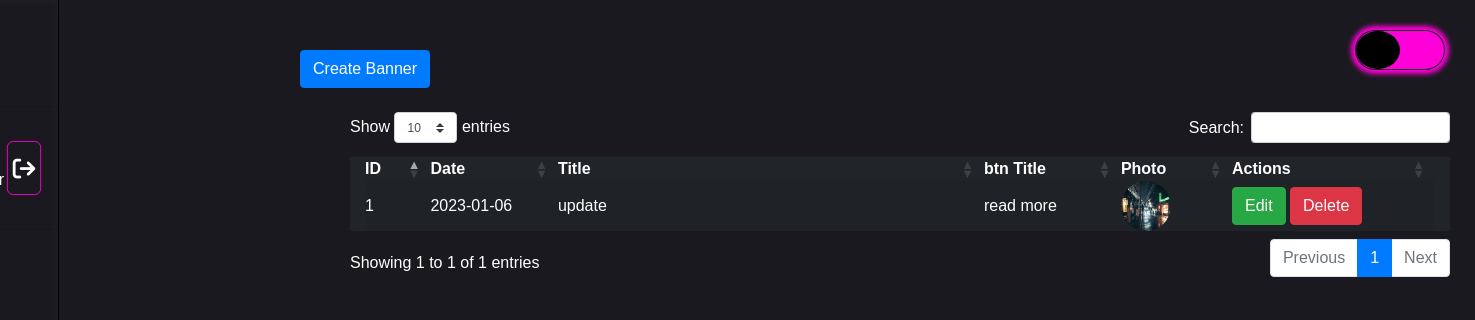
Screenshot of /table_banner.php (signed in) with the database file from the repository.
### tables this page shows
CREATE TABLE IF NOT EXISTS `tb_banner` (
  `id` int(11) NOT NULL AUTO_INCREMENT,
  `date` text NOT NULL,
  `title` text NOT NULL,
  `btnTiitle` varchar(50) NOT NULL,
  `photo` text NOT NULL,
  PRIMARY KEY (`id`)
);

### html/table_banner.php (the view, shortened to what this page needs)
<?php include("../crud/table_banner.php");  ?>
<!DOCTYPE html>
<html lang="en">
<head>
    <link rel="stylesheet" href="https://cdnjs.cloudflare.com/ajax/libs/twitter-bootstrap/4.5.2/css/bootstrap.css">
    <link rel="stylesheet" href="https://cdn.datatables.net/1.12.1/css/dataTables.bootstrap4.min.css">
    <link rel="stylesheet" href="https://cdnjs.cloudflare.com/ajax/libs/twitter-bootstrap/4.5.2/css/bootstrap.css">
    <link rel="stylesheet" href="https://cdn.datatables.net/1.12.0/css/dataTables.bootstrap4.min.css">
    <link rel="stylesheet" href="https://cdn.jsdelivr.net/npm/bootstrap@4.0.0/dist/css/bootstrap.min.css">
    <link rel="stylesheet" href="https://cdnjs.cloudflare.com/ajax/libs/font-awesome/6.2.0/css/all.min.css">
</head>
<body class="body1">
    <div class="box">
        <div class="box-left">
            <div class="box-top">
            </div>
            <hr style="color:#1A191F">
            <div class="box-1">
                <div class="sub-box1">
                    <div class="box2">
                        <div class="top">
                        </div>
                        <div class="bottom">
                            <p>update banner</p>
                        </div>
                    </div>
                    <div class="box3">
                        <i class="fa-solid fa-arrow-right-from-bracket icon1"></i>
                    </div>
                </div>
            </div>
            <hr style="color:#1A191F">
            <div class="box-center">
                <div class="sub1">
                    <div class="box1">
                        <div class="right">
                            <p><a class="a1" style="color: white;" href="dashboard.php">Dashboard</a></p>
                        </div>
                    </div>
                    <div class="box1" id="slide_down1">
                        <div class="right">
                            <p>Pages<i class="fa-solid fa-sort-down" style="padding-left: 5px;font-size:13px;margin-top:-5px;"></i></p>
                        </div>
                    </div>
                </div>
            </div>
        </div>
        <div class="box-content-right">
            <div class="box-light">
                <div class="sub1">
                    <div class="left light_left"></div>
                </div>
            </div>
            <button type="button" style="margin-left: 300px; margin-top:50px;" class="btn btn-primary" data-toggle="modal" data-target="#exampleModalLong">
                Create Banner
            </button>
            <div class="text-white mt-4" style="margin-left: 350px; width: 1100px;">
                <table id="example" class="container w-100  table-striped table-dark ">
                    <thead>
                        <tr>
                            <th>ID</th>
                            <th>Date</th>
                            <th style="width: 400px;">Title</th>
                            <th>btn Title</th>
                            <th>Photo</th>
                            <th>Actions</th>
                        </tr>
                    </thead>
                    <tbody>
                        <?php
                        $sql  = "SELECT * FROM `tb_banner`";
                        $res  = $con->query($sql);
                        if ($res->num_rows > 0) {
                            $index = 1;
                            while ($row = $res->fetch_assoc()) {
                        ?>
                                <tr>
                                    <td><?= $index; ?></td>
                                    <td><?= $row['date'] ?></td>
                                    <td><?= $row['title'] ?></td>
                                    <td><?= $row['btnTiitle'] ?></td>
                                    <td><img style="width: 50px; height: 50px; border-radius: 50px" src="../upload_banner/<?= $row['photo'] ?>"></td>
                                    <td>
                                        <button name="btn-update" class="btn btn-success" data-toggle="modal" data-target="#ModalUpdate<?= $row['id'] ?>">Edit</button>
                                        <button name="btn-delete" class="btn btn-danger" data-toggle="modal" data-target="#ModalDelete<?= $row['id'] ?>">Delete</button>
                                    </td>
                                </tr>
                        <?php $index++;
                            }
                        } ?>
                    </tbody>
                </table>
            </div>
        </div>
    </div>
</body>
</html>

### html/table_banner.php (style rules this page uses)
* { padding: 0; margin: 0; font-family: sans-serif; }
*::before, *::after { box-sizing: border-box; }
body { background-color: #1A191F; }
.box-left { width: 15%; height: 940px; border-right: 1px solid black; position: sticky; top: 0px; left: -11%; position: absolute; transition: 0.3s; float: left; box-shadow: inset 0px 0px 10px; }
.box-top { width: 100%; height: 90px; display: flex; justify-content: center; align-items: center; color: white; }
.box-1 { width: 100%; height: 90px; padding: 15px; }
.sub-box1 { width: 100%; height: 100%; display: flex; }
.box-1 .sub-box1 .box2 { width: 60%; height: 100%; }
.box-1 .sub-box1 .box2 .top { width: 100%; height: 50%; }
.box-1 .sub-box1 .box2 .bottom { width: 100%; height: 50%; }
.box-1 .sub-box1 .box2 .bottom p { padding-left: 10px; color: white; }
.box-1 .sub-box1 .box3 { width: 20%; height: 100%; transition: 0.2s; }
.box-1 .sub-box1 .box3 i { font-size: 25px; width: 100%; height: 60px; color: white; display: flex; justify-content: center; align-items: center; border-bottom: 1px solid #ff00d8; border-top: 1px solid #ff00d8; border-left: 1px solid #ff00d8; border-right: 1px solid #ff00d8; border-radius: 7px; transform: scale(0.9); transition: 0.1s; }
.box-center { width: 100%; height: 700px; padding: 10px; }
.box-center .sub1 { width: 100%; height: 100%; }
.box-center .sub1 .box1 { width: 100%; height: 40px; display: flex; justify-content: center; align-items: center; }
.box-center .sub1 .box1 .right { width: 90%; height: 100%; padding-left: 10px; padding-top: 10px; }
.box-center .sub1 .box1 .right p { color: white; transition: 0.2s; transform: scale(1); }
td { color: white; }
.box-light { width: 90px; height: 40px; box-shadow: 0px 0px 5px 4px #ff00d8; border-radius: 50px; position: absolute; right: 30px; top: 30px; padding: 1px; }
.box-light .sub1 { width: 100%; height: 100%; background-color: #ff00d8; border-radius: 50px; display: flex; }
.box-light .sub1 .left { width: 50%; height: 100%; border-radius: 50%; background-color: black; transition: 0.4s; }

### rows the page displays
tb_banner: date "2023-01-06", title "update", btnTiitle "read more", photo (picture)
